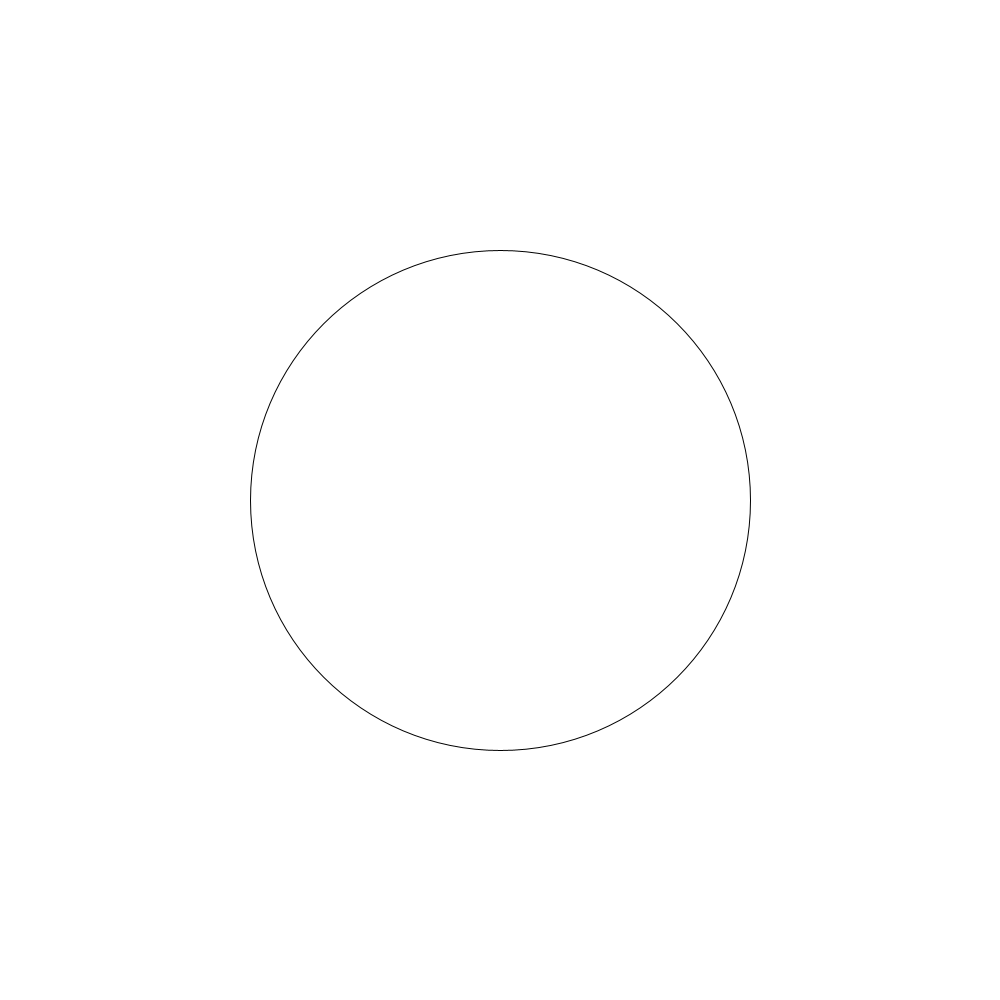
Frame 1 (no input)
Frame 60 (the mouse pressed at the canvas centre just before this capture): identical to frame 1, image omitted
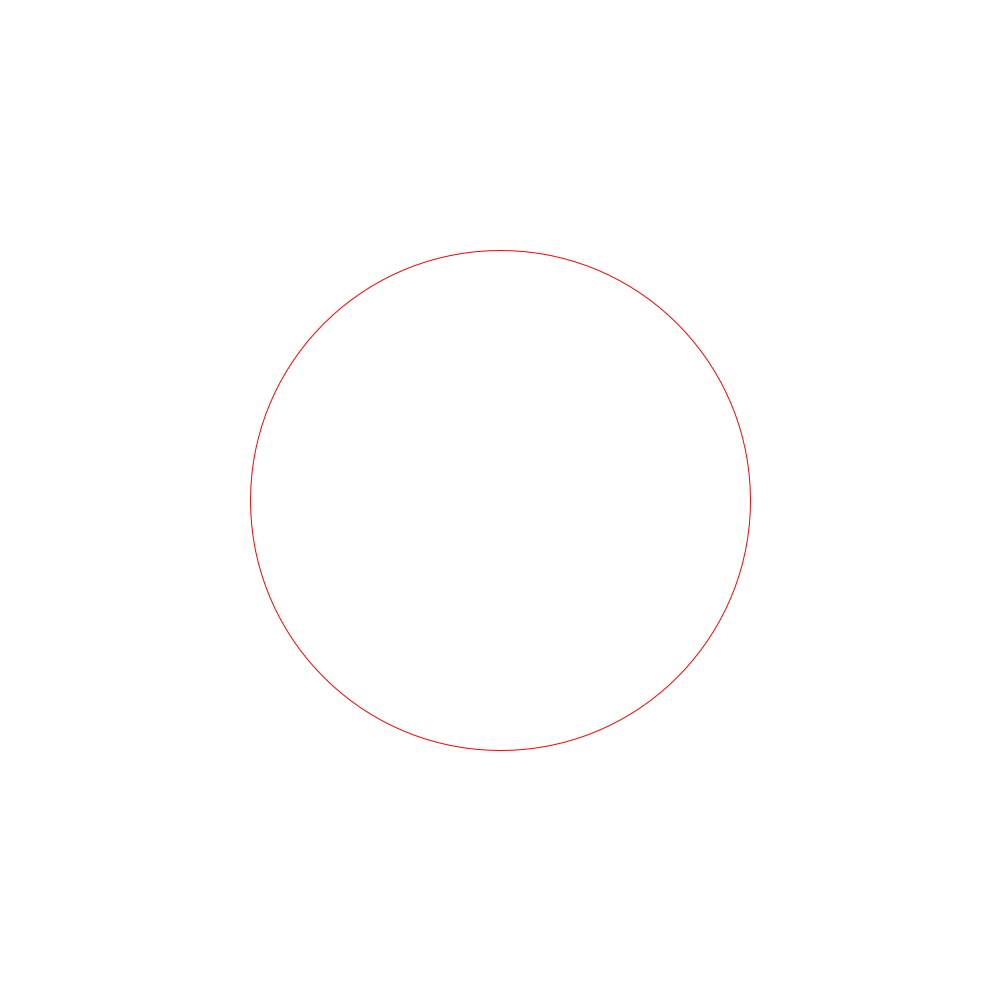
Frame 120 (the mouse held since frame 60 and released just before this capture)

The Processing sketch that drew these frames (run headless with seeded random() and noise(); from frame 60 on, the mouse is pressed at the canvas centre):

// Processing sketch: Cg09_IsPointInCircle
// ── Cg09_IsPointInCircle.pde
Circle circle;

void setup()
{
    size(1000, 1000);
    background(255);
    
    circle = new Circle(width/2, height/2, 250);
}

void draw()
{
    background(255);
    stroke(0);
    
    if(circle.IsPointInCircle(mouseX, mouseY))
    {
       stroke(255, 0, 0);  
    }
    circle.Render();
}
// ── Circle.pde
public class Circle
{
    public int x;
    public int y;
    public int r;
    
    public Circle(int _x, int _y, int _r)
    {
        x = _x;
        y = _y;
        r = _r;
    }
    
    public void Render()
    {
        ellipse(x, y, 2* r, 2*r);
    }
    
    public boolean IsPointInCircle(int _x, int _y)
    {
        //代入圆方程， （x - x1）^2 + (y - y1)^2 = r^2
        //如果点在圆上或者圆内，方程的值小于等于0
        int xDelta = _x - x;
        int yDelta = _y - y;
        return (xDelta * xDelta + yDelta * yDelta) <= r*r;
    }
    
    public boolean IsPointInCircle1(int _x, int _y)
    {
        //点到圆心的距离是否小于等于半径,推荐使用下面的方法，开平方的效率低
        int xDelta = _x - x;
        int yDelta = _y - y;
        return sqrt(xDelta * xDelta + yDelta * yDelta) <= r;
    }
}
